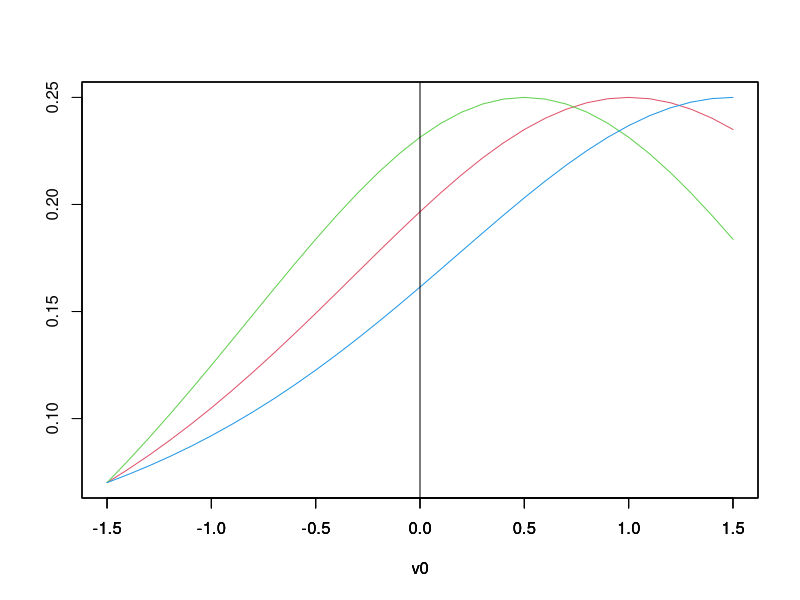

Write the R code that produced this figure. (Note: this script raises an error after producing the figure.)
#this code plots the PDF for the preferences of each of the three legislators around the zero line, 
#to the right of which the legislator votes for the status quo (B's favorite option)
v0 <- seq(-1.5, 1.5, 0.1) #x-axis, preference-space

s = 1                          #scale parameter to shift each pdf; this is negative of alpha value
lpdf0 <- dlogis(v0, location = 0+s, scale = 1, log = FALSE)      #middle / X
lpdfnp5 <- dlogis(v0, location = -0.5+s, scale = 1, log = FALSE) #foe / left / Z
lpdfp5 <- dlogis(v0, location = 0.5+s, scale = 1, log = FALSE)   #friend / right / Y

plot(v0,lpdf0,col=2, type="l",ylab="")            #col=2 is red for middle legislator
par(new=T)                                        #holds plot for next series
plot(v0,lpdfnp5,col=3, type="l",yaxt="n",ylab="") #col=3 is green for most opposed legislator
par(new=T)
plot(v0,lpdfp5,col=4, type="l",yaxt="n",ylab="")  #col=4 is blue for most friendly legislator
par(new=T)
abline(v=0)                                       #draws vertical black line


#Calculate potential bribe values for WB=8, al=-.3
WB=13
X=s
Y=0.5 +s
Z=-0.5+s

#solve for net position if each legislator was the only one with a NNB
fx <- function(x) ((exp(-Z)+exp(-Y))*exp(-x))/((1+exp(-Z))*(1+exp(-Y))*(1+exp(-x))^2)-1/8
x <-uniroot(fx, c(0,5))
fz <- function(z) ((exp(-X)+exp(-Y))*exp(-z))/((1+exp(-X))*(1+exp(-Y))*(1+exp(-z))^2)-1/8
z <-uniroot(fz, c(-0,1))
fy <- function(y) ((exp(-X)+exp(-Z))*exp(-y))/((1+exp(-X))*(1+exp(-Z))*(1+exp(-y))^2)-1/8
y <-uniroot(fy, c(0,5))

X=x$root #redefine X to be inclusive of optimal bribe
#compute value when x is only NNB
valx <- WB*((1/(1+exp(-X)))*(1/(1+exp(-Y)))*(1-1/(1+exp(-Z))) + (1/(1+exp(-X)))*(1/(1+exp(-Z)))*(1-1/(1+exp(-Y))) + (1/(1+exp(-Z)))*(1/(1+exp(-Y)))*(1-1/(1+exp(-X))) + (1/(1+exp(-X)))*(1/(1+exp(-Y)))*(1/(1+exp(-Z))))- (X -s)

Y=y$root #redefine Y to be inclusive of optimal bribe
#compute value when y is only NNB
valy <- WB*((1/(1+exp(-X)))*(1/(1+exp(-Y)))*(1-1/(1+exp(-Z))) + (1/(1+exp(-X)))*(1/(1+exp(-Z)))*(1-1/(1+exp(-Y))) + (1/(1+exp(-Z)))*(1/(1+exp(-Y)))*(1-1/(1+exp(-X))) + (1/(1+exp(-X)))*(1/(1+exp(-Y)))*(1/(1+exp(-Z))))- (X -s)

rm(list = ls(all = TRUE)) #clear workspace for safety's sake

#this code examines shape of first order condition and value function when we know
#that two of the variables are zero
s=1       #again, -alpha
WB =13
X=s
Y=0.5 +s
Z=-0.5+s

#examine shape of optimal value function; remember to shift value of Z
Z = seq(0,.5,.05)
#valx <- WB*((1/(1+exp(-X)))*(1/(1+exp(-Y)))*(1-1/(1+exp(-Z))) + (1/(1+exp(-X)))*(1/(1+exp(-Z)))*(1-1/(1+exp(-Y))) + (1/(1+exp(-Z)))*(1/(1+exp(-Y)))*(1-1/(1+exp(-X))) + (1/(1+exp(-X)))*(1/(1+exp(-Y)))*(1/(1+exp(-Z))))- (X -s)
valz <- WB*((1/(1+exp(-X)))*(1/(1+exp(-Y))) + (1/(1+exp(-X)))*(1/(1+exp(-Z-.5))) + (1/(1+exp(-Z-.5)))*(1/(1+exp(-Y))) - 2*(1/(1+exp(-X)))*(1/(1+exp(-Y)))*(1/(1+exp(-Z-.5)))) - (Z +.5 -s)
plot(Z,valz)

#set z vector in neighborhood of guess for optimal value of z
#z_foc is first order condition: will be zero at optimal value
z = seq(0.2,.3,.05)
#test = ((exp(-Z)+exp(-Y))*exp(-x))/((1+exp(-Z))*(1+exp(-Y))*(1+exp(-x))^2)-1/8
z_foc = ((exp(-X)+exp(-Y))*exp(-z-.5))/((1+exp(-X))*(1+exp(-Y))*(1+exp(-z-.5))^2) -1/13
plot(z,z_foc)